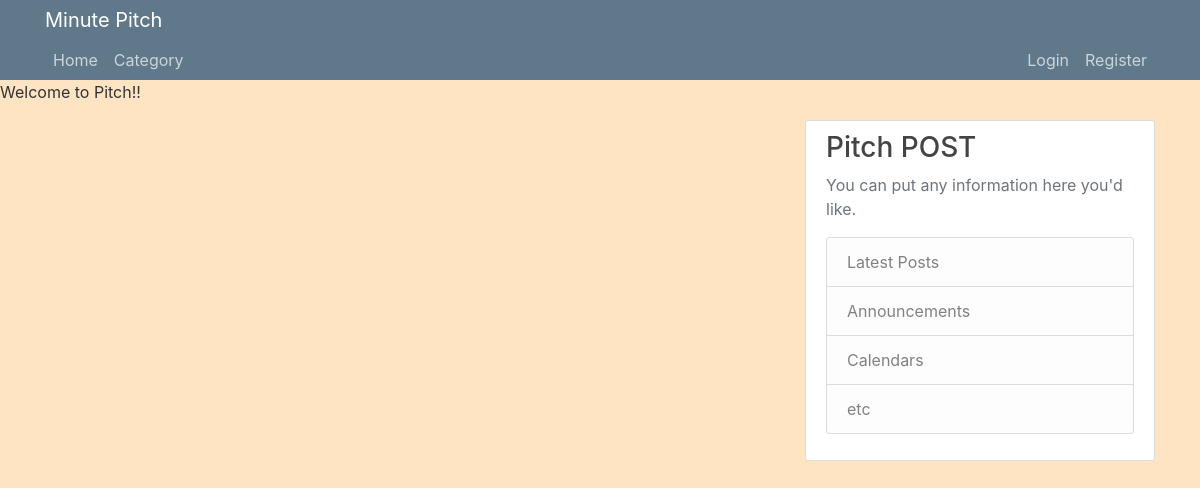
Page /home on the earlier database version.
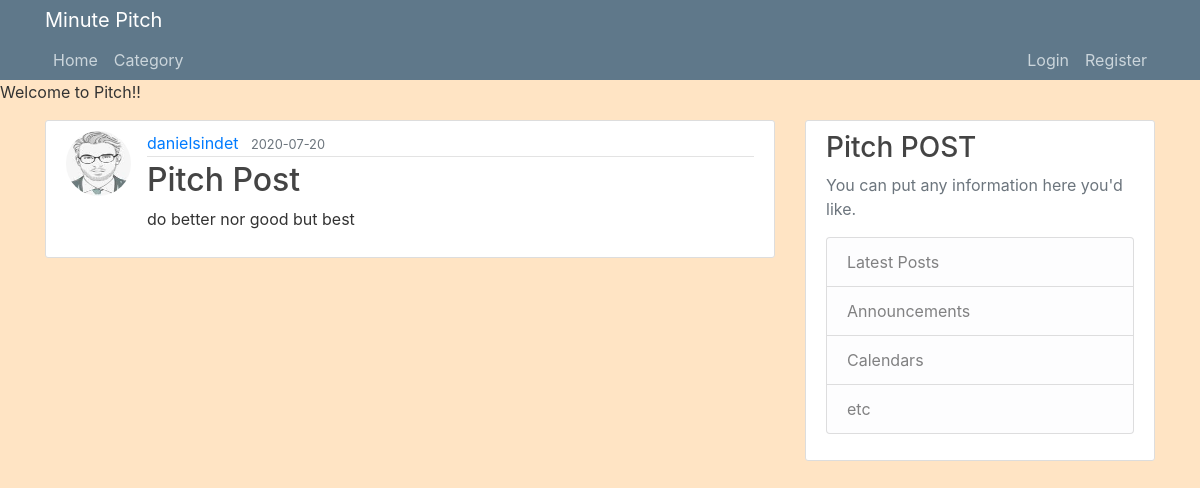
Same page on the later database version.
### pitch/models.py (models this page shows, shortened)
class Post(db.Model):
    id = db.Column(db.Integer, primary_key=True)
    title = db.Column(db.String(100), nullable=False)
    date_posted = db.Column(db.DateTime, nullable=False, default=datetime.utcnow)
    content = db.Column(db.Text, nullable=False)
    user_id = db.Column(db.Integer, db.ForeignKey('user.id'), nullable=False)

class User(db.Model, UserMixin):
    id = db.Column(db.Integer, primary_key=True)
    username = db.Column(db.String(20), unique=True, nullable=False)
    email = db.Column(db.String(120), unique=True, nullable=False)
    image_file = db.Column(db.String(20), nullable=False, default='default.jpg')
    password = db.Column(db.String(60), nullable=False)
    posts = db.relationship('Post', backref='author', lazy=True)

### pitch/routes.py (the view)
@app.route("/home")
def home():
    posts = Post.query.all()
    return render_template('home.html', posts=posts)

### pitch/templates/home.html
{% extends "layout.html" %}
{% block content %}
    {% for post in posts %}
        <article class="media content-section">
          <img class="rounded-circle article-img" src="{{ url_for('static', filename='profile_pics/' + post.author.image_file) }}">
          <div class="media-body">
            <div class="article-metadata">
              <a class="mr-2" href="#">{{ post.author.username }}</a>
              <small class="text-muted">{{ post.date_posted.strftime('%Y-%m-%d') }}</small>
            </div>
            <h2><a class="article-title" href="{{ url_for('post', post_id=post.id) }}">{{ post.title }}</a></h2>
            <p class="article-content">{{ post.content }}</p>
          </div>
        </article>
    {% endfor %}
{% endblock content %}

### pitch/templates/layout.html (shortened to what this page needs)
<!DOCTYPE html>
<html lang="en">
<head>
     <link rel="stylesheet" href="https://stackpath.bootstrapcdn.com/bootstrap/4.5.0/css/bootstrap.min.css">
     <link rel="stylesheet" type="text/css" href="{{ url_for('static', filename='main.css') }}">
    <p>Welcome to Pitch!!</p>
</head>
<body>
  <header class="site-header">
    <nav class="navbar-expand-md navbar-dark bg-steel fixed-top">
      <div class="container">
         <a class ="navbar-brand mr-4" href="/">Minute Pitch</a>
          <div class="collapse navbar-collapse" id="navbarToggle">
              <div class="navbar-nav mr-auto">
                <a class="nav-item nav-link" href="{{ url_for('home') }}">Home</a>
                <a class="nav-item nav-link" href="{{ url_for('category') }}">Category</a>
              </div>
              <div class="navbar-nav">
                {% if current_user.is_authenticated %}
                  <a class="nav-item nav-link" href="{{ url_for('account') }}">Account</a>
                  <a class="nav-item nav-link" href="{{ url_for('logout') }}">Logout</a>
                  <a class="nav-item nav-link" href="{{ url_for('new_post') }}">New Post</a>
                  {% else %}
                  <a class="nav-item nav-link" href="{{ url_for('login') }}">Login</a>
                  <a class="nav-item nav-link" href="{{ url_for('register') }}">Register</a>
                {% endif %}
             </div>
          </div>
       </div>
    </nav>
</header>
<main role="main" class="container">
  <div class="row">
    <div class="col-md-8">
          {% block content %}{% endblock %}
    </div>
    <div class="col-md-4">
      <div class="content-section">
        <h3>Pitch POST</h3>
        <p class='text-muted'>You can put any information here you'd like.
          <ul class="list-group">
            <li class="list-group-item list-group-item-light">Latest Posts</li>
            <li class="list-group-item list-group-item-light">Announcements</li>
            <li class="list-group-item list-group-item-light">Calendars</li>
            <li class="list-group-item list-group-item-light">etc</li>
          </ul>
        </p>
      </div>
    </div>
  </div>
</main>
  </body>
</html>

### pitch/static/main.css (style rules this page uses)
body { background: bisque; color: #333333; margin-top: 5rem; }
h1, h2, h3, h4, h5, h6 { color: #444444; }
.bg-steel { background-color: #5f788a; }
.site-header .navbar-nav .nav-link { color: #cbd5db; }
.content-section { background: #ffffff; padding: 10px 20px; border: 1px solid #dddddd; border-radius: 3px; margin-bottom: 20px; }
.article-title { color: #444444; }
.article-content { white-space: pre-line; }
.article-img { height: 65px; width: 65px; margin-right: 16px; }
.article-metadata { padding-bottom: 1px; margin-bottom: 4px; border-bottom: 1px solid #e3e3e3 }

Differences in the rows shown:
added Post: image_file (picture), author.username "danielsindet", date_posted "2020-07-20", title "Pitch Post", content "do better nor good but best"
